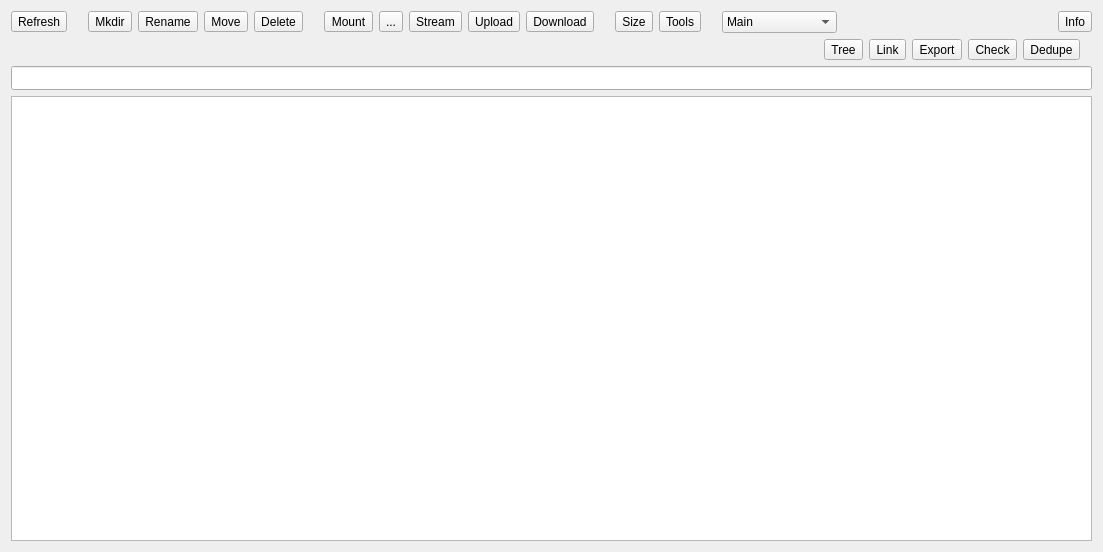
<?xml version="1.0" encoding="UTF-8"?>
<ui version="4.0">
 <class>RemoteWidget</class>
 <widget class="QWidget" name="RemoteWidget">
  <property name="geometry">
   <rect>
    <x>0</x>
    <y>0</y>
    <width>1103</width>
    <height>552</height>
   </rect>
  </property>
  <property name="windowTitle">
   <string>Form</string>
  </property>
  <layout class="QHBoxLayout" name="horizontalLayout">
   <item>
    <widget class="QSplitter" name="splitter">
     <property name="orientation">
      <enum>Qt::Horizontal</enum>
     </property>
     <property name="childrenCollapsible">
      <bool>false</bool>
     </property>
     <widget class="QWidget" name="layout" native="true">
      <layout class="QVBoxLayout" name="verticalLayout">
       <property name="leftMargin">
        <number>0</number>
       </property>
       <property name="topMargin">
        <number>0</number>
       </property>
       <property name="rightMargin">
        <number>0</number>
       </property>
       <property name="bottomMargin">
        <number>0</number>
       </property>
       <item alignment="Qt::AlignVCenter">
        <widget class="QWidget" name="buttons" native="true">
         <layout class="QHBoxLayout" name="horizontalLayout_2">
          <property name="leftMargin">
           <number>0</number>
          </property>
          <property name="topMargin">
           <number>0</number>
          </property>
          <property name="rightMargin">
           <number>0</number>
          </property>
          <property name="bottomMargin">
           <number>0</number>
          </property>
          <item>
           <widget class="QToolButton" name="buttonRefresh">
            <property name="text">
             <string>Refresh</string>
            </property>
            <property name="toolButtonStyle">
             <enum>Qt::ToolButtonTextUnderIcon</enum>
            </property>
           </widget>
          </item>
          <item>
           <spacer name="horizontalSpacer_3">
            <property name="orientation">
             <enum>Qt::Horizontal</enum>
            </property>
            <property name="sizeType">
             <enum>QSizePolicy::Fixed</enum>
            </property>
            <property name="sizeHint" stdset="0">
             <size>
              <width>15</width>
              <height>20</height>
             </size>
            </property>
           </spacer>
          </item>
          <item>
           <widget class="QToolButton" name="buttonMkdir">
            <property name="text">
             <string>Mkdir</string>
            </property>
            <property name="toolButtonStyle">
             <enum>Qt::ToolButtonTextUnderIcon</enum>
            </property>
           </widget>
          </item>
          <item>
           <widget class="QToolButton" name="buttonRename">
            <property name="text">
             <string>Rename</string>
            </property>
            <property name="toolButtonStyle">
             <enum>Qt::ToolButtonTextUnderIcon</enum>
            </property>
           </widget>
          </item>
          <item>
           <widget class="QToolButton" name="buttonMove">
            <property name="text">
             <string>Move</string>
            </property>
            <property name="toolButtonStyle">
             <enum>Qt::ToolButtonTextUnderIcon</enum>
            </property>
           </widget>
          </item>
          <item>
           <widget class="QToolButton" name="buttonPurge">
            <property name="text">
             <string>Delete</string>
            </property>
            <property name="toolButtonStyle">
             <enum>Qt::ToolButtonTextUnderIcon</enum>
            </property>
           </widget>
          </item>
          <item>
           <spacer name="horizontalSpacer_4">
            <property name="orientation">
             <enum>Qt::Horizontal</enum>
            </property>
            <property name="sizeType">
             <enum>QSizePolicy::Fixed</enum>
            </property>
            <property name="sizeHint" stdset="0">
             <size>
              <width>15</width>
              <height>20</height>
             </size>
            </property>
           </spacer>
          </item>
          <item>
           <widget class="QToolButton" name="buttonMount">
            <property name="text">
             <string>Mount</string>
            </property>
            <property name="toolButtonStyle">
             <enum>Qt::ToolButtonTextUnderIcon</enum>
            </property>
           </widget>
          </item>
          <item>
           <widget class="QToolButton" name="buttonNewMount">
            <property name="text">
             <string>...</string>
            </property>
           </widget>
          </item>
          <item>
           <widget class="QToolButton" name="buttonStream">
            <property name="text">
             <string>Stream</string>
            </property>
            <property name="toolButtonStyle">
             <enum>Qt::ToolButtonTextUnderIcon</enum>
            </property>
           </widget>
          </item>
          <item>
           <widget class="QToolButton" name="buttonUpload">
            <property name="text">
             <string>Upload</string>
            </property>
            <property name="toolButtonStyle">
             <enum>Qt::ToolButtonTextUnderIcon</enum>
            </property>
           </widget>
          </item>
          <item alignment="Qt::AlignVCenter">
           <widget class="QToolButton" name="buttonDownload">
            <property name="text">
             <string>Download</string>
            </property>
            <property name="toolButtonStyle">
             <enum>Qt::ToolButtonTextUnderIcon</enum>
            </property>
           </widget>
          </item>
          <item>
           <spacer name="horizontalSpacer_5">
            <property name="orientation">
             <enum>Qt::Horizontal</enum>
            </property>
            <property name="sizeType">
             <enum>QSizePolicy::Fixed</enum>
            </property>
            <property name="sizeHint" stdset="0">
             <size>
              <width>15</width>
              <height>20</height>
             </size>
            </property>
           </spacer>
          </item>
          <item>
           <widget class="QToolButton" name="buttonSize">
            <property name="text">
             <string>Size</string>
            </property>
            <property name="toolButtonStyle">
             <enum>Qt::ToolButtonTextUnderIcon</enum>
            </property>
           </widget>
          </item>
          <item>
           <widget class="QToolButton" name="buttonTools">
            <property name="text">
             <string>Tools</string>
            </property>
            <property name="toolButtonStyle">
             <enum>Qt::ToolButtonTextUnderIcon</enum>
            </property>
            <property name="arrowType">
             <enum>Qt::NoArrow</enum>
            </property>
           </widget>
          </item>
          <item>
           <spacer name="horizontalSpacer">
            <property name="orientation">
             <enum>Qt::Horizontal</enum>
            </property>
            <property name="sizeType">
             <enum>QSizePolicy::Fixed</enum>
            </property>
            <property name="sizeHint" stdset="0">
             <size>
              <width>15</width>
              <height>5</height>
             </size>
            </property>
           </spacer>
          </item>
          <item>
           <widget class="QComboBox" name="cb_GoogleDriveMode">
            <property name="minimumSize">
             <size>
              <width>100</width>
              <height>0</height>
             </size>
            </property>
            <property name="currentIndex">
             <number>0</number>
            </property>
            <item>
             <property name="text">
              <string>Main</string>
             </property>
            </item>
            <item>
             <property name="text">
              <string>Shared with me</string>
             </property>
            </item>
            <item>
             <property name="text">
              <string>Trash</string>
             </property>
            </item>
           </widget>
          </item>
          <item>
           <spacer name="horizontalSpacer_2">
            <property name="orientation">
             <enum>Qt::Horizontal</enum>
            </property>
            <property name="sizeType">
             <enum>QSizePolicy::Fixed</enum>
            </property>
            <property name="sizeHint" stdset="0">
             <size>
              <width>5</width>
              <height>5</height>
             </size>
            </property>
           </spacer>
          </item>
          <item>
           <spacer name="spacer">
            <property name="orientation">
             <enum>Qt::Horizontal</enum>
            </property>
            <property name="sizeType">
             <enum>QSizePolicy::Expanding</enum>
            </property>
            <property name="sizeHint" stdset="0">
             <size>
              <width>20</width>
              <height>20</height>
             </size>
            </property>
           </spacer>
          </item>
          <item>
           <widget class="QToolButton" name="buttonInfo">
            <property name="text">
             <string>Info</string>
            </property>
            <property name="toolButtonStyle">
             <enum>Qt::ToolButtonTextUnderIcon</enum>
            </property>
           </widget>
          </item>
         </layout>
        </widget>
       </item>
       <item>
        <widget class="QFrame" name="frameTools">
         <property name="frameShape">
          <enum>QFrame::NoFrame</enum>
         </property>
         <property name="frameShadow">
          <enum>QFrame::Raised</enum>
         </property>
         <layout class="QHBoxLayout" name="horizontalLayout_3">
          <property name="topMargin">
           <number>0</number>
          </property>
          <property name="rightMargin">
           <number>12</number>
          </property>
          <property name="bottomMargin">
           <number>0</number>
          </property>
          <item>
           <spacer name="horizontalSpacer_6">
            <property name="orientation">
             <enum>Qt::Horizontal</enum>
            </property>
            <property name="sizeHint" stdset="0">
             <size>
              <width>40</width>
              <height>20</height>
             </size>
            </property>
           </spacer>
          </item>
          <item>
           <widget class="QToolButton" name="buttonTree">
            <property name="text">
             <string>Tree</string>
            </property>
            <property name="toolButtonStyle">
             <enum>Qt::ToolButtonTextUnderIcon</enum>
            </property>
           </widget>
          </item>
          <item>
           <widget class="QToolButton" name="buttonLink">
            <property name="text">
             <string>Link</string>
            </property>
            <property name="toolButtonStyle">
             <enum>Qt::ToolButtonTextUnderIcon</enum>
            </property>
           </widget>
          </item>
          <item>
           <widget class="QToolButton" name="buttonExport">
            <property name="text">
             <string>Export</string>
            </property>
            <property name="toolButtonStyle">
             <enum>Qt::ToolButtonTextUnderIcon</enum>
            </property>
           </widget>
          </item>
          <item>
           <widget class="QToolButton" name="buttonCheck">
            <property name="text">
             <string>Check</string>
            </property>
            <property name="toolButtonStyle">
             <enum>Qt::ToolButtonTextUnderIcon</enum>
            </property>
           </widget>
          </item>
          <item>
           <widget class="QToolButton" name="buttonDedupe">
            <property name="text">
             <string>Dedupe</string>
            </property>
            <property name="toolButtonStyle">
             <enum>Qt::ToolButtonTextUnderIcon</enum>
            </property>
           </widget>
          </item>
         </layout>
        </widget>
       </item>
       <item>
        <widget class="QLineEdit" name="path">
         <property name="sizePolicy">
          <sizepolicy hsizetype="Expanding" vsizetype="Preferred">
           <horstretch>0</horstretch>
           <verstretch>0</verstretch>
          </sizepolicy>
         </property>
         <property name="minimumSize">
          <size>
           <width>0</width>
           <height>24</height>
          </size>
         </property>
         <property name="readOnly">
          <bool>true</bool>
         </property>
        </widget>
       </item>
       <item>
        <widget class="QTreeView" name="tree">
         <property name="sizePolicy">
          <sizepolicy hsizetype="Expanding" vsizetype="Expanding">
           <horstretch>0</horstretch>
           <verstretch>3</verstretch>
          </sizepolicy>
         </property>
         <property name="contextMenuPolicy">
          <enum>Qt::CustomContextMenu</enum>
         </property>
         <property name="acceptDrops">
          <bool>true</bool>
         </property>
         <property name="editTriggers">
          <set>QAbstractItemView::NoEditTriggers</set>
         </property>
         <property name="dragDropOverwriteMode">
          <bool>true</bool>
         </property>
         <property name="defaultDropAction">
          <enum>Qt::CopyAction</enum>
         </property>
         <property name="selectionMode">
          <enum>QAbstractItemView::SingleSelection</enum>
         </property>
         <property name="selectionBehavior">
          <enum>QAbstractItemView::SelectRows</enum>
         </property>
         <property name="uniformRowHeights">
          <bool>true</bool>
         </property>
         <property name="sortingEnabled">
          <bool>true</bool>
         </property>
         <attribute name="headerStretchLastSection">
          <bool>false</bool>
         </attribute>
        </widget>
       </item>
      </layout>
     </widget>
    </widget>
   </item>
  </layout>
  <action name="refresh">
   <property name="text">
    <string>&amp;Refresh</string>
   </property>
   <property name="toolTip">
    <string>Refresh (F5)</string>
   </property>
   <property name="shortcut">
    <string>F5</string>
   </property>
  </action>
  <action name="mount">
   <property name="text">
    <string>&amp;Mount</string>
   </property>
   <property name="toolTip">
    <string>Mount

rclone mount</string>
   </property>
  </action>
  <action name="stream">
   <property name="text">
    <string>&amp;Stream</string>
   </property>
   <property name="toolTip">
    <string>Stream file

rclone cat | player -</string>
   </property>
  </action>
  <action name="mkdir">
   <property name="text">
    <string>&amp;Mkdir</string>
   </property>
   <property name="toolTip">
    <string>New Folder (F7)

rclone mkdir</string>
   </property>
   <property name="shortcut">
    <string>F7</string>
   </property>
  </action>
  <action name="rename">
   <property name="text">
    <string>R&amp;ename</string>
   </property>
   <property name="toolTip">
    <string>Rename (F2)

rclone moveto</string>
   </property>
   <property name="shortcut">
    <string>F2</string>
   </property>
  </action>
  <action name="purge">
   <property name="text">
    <string>De&amp;lete</string>
   </property>
   <property name="toolTip">
    <string>Delete (Del)

rclone purge|delete</string>
   </property>
   <property name="shortcut">
    <string>Del</string>
   </property>
  </action>
  <action name="upload">
   <property name="text">
    <string> &amp;Upload </string>
   </property>
  </action>
  <action name="download">
   <property name="text">
    <string>&amp;Download</string>
   </property>
  </action>
  <action name="getSize">
   <property name="text">
    <string>&amp;Size</string>
   </property>
   <property name="toolTip">
    <string>Get folder size

rclone size</string>
   </property>
  </action>
  <action name="getTree">
   <property name="text">
    <string>DirTree</string>
   </property>
   <property name="toolTip">
    <string>Show folders tree

rclone tree</string>
   </property>
  </action>
  <action name="export_">
   <property name="text">
    <string>E&amp;xport</string>
   </property>
   <property name="toolTip">
    <string>Export files list</string>
   </property>
  </action>
  <action name="move">
   <property name="text">
    <string>M&amp;ove</string>
   </property>
   <property name="toolTip">
    <string>Move

rclone move</string>
   </property>
  </action>
  <action name="shared">
   <property name="text">
    <string>Shared</string>
   </property>
  </action>
  <action name="link">
   <property name="text">
    <string>Link</string>
   </property>
   <property name="toolTip">
    <string>Fetch public link

rclone link</string>
   </property>
  </action>
  <action name="getInfo">
   <property name="text">
    <string>Info</string>
   </property>
   <property name="toolTip">
    <string>Get remote info

rclone about</string>
   </property>
  </action>
  <action name="actionCheck">
   <property name="text">
    <string>Check</string>
   </property>
   <property name="toolTip">
    <string>&lt;html&gt;&lt;head/&gt;&lt;body&gt;&lt;p&gt;Check remote's integrity&lt;/p&gt;&lt;p&gt;rclone check/cryptcheck&lt;/p&gt;&lt;/body&gt;&lt;/html&gt;</string>
   </property>
  </action>
  <action name="actionTools">
   <property name="text">
    <string>Tools</string>
   </property>
   <property name="toolTip">
    <string>&lt;html&gt;&lt;head/&gt;&lt;body&gt;&lt;p&gt;Show additional remote's tools&lt;/p&gt;&lt;/body&gt;&lt;/html&gt;</string>
   </property>
  </action>
  <action name="actionDedupe">
   <property name="text">
    <string>Dedupe</string>
   </property>
   <property name="toolTip">
    <string>&lt;html&gt;&lt;head/&gt;&lt;body&gt;&lt;p&gt;Remove duplicated files&lt;/p&gt;&lt;p&gt;rclone &lt;span style=&quot; font-family:'.SF NS Mono';&quot;&gt;dedupe&lt;/span&gt;&lt;/p&gt;&lt;/body&gt;&lt;/html&gt;</string>
   </property>
  </action>
  <action name="actionNewMount">
   <property name="text">
    <string>New Mount</string>
   </property>
  </action>
 </widget>
 <tabstops>
  <tabstop>buttonRefresh</tabstop>
  <tabstop>buttonMkdir</tabstop>
  <tabstop>buttonRename</tabstop>
  <tabstop>buttonPurge</tabstop>
  <tabstop>buttonMount</tabstop>
  <tabstop>buttonStream</tabstop>
  <tabstop>buttonUpload</tabstop>
  <tabstop>buttonDownload</tabstop>
  <tabstop>path</tabstop>
  <tabstop>tree</tabstop>
 </tabstops>
 <resources/>
 <connections>
  <connection>
   <sender>cb_GoogleDriveMode</sender>
   <signal>currentIndexChanged(int)</signal>
   <receiver>shared</receiver>
   <slot>trigger()</slot>
   <hints>
    <hint type="sourcelabel">
     <x>881</x>
     <y>27</y>
    </hint>
    <hint type="destinationlabel">
     <x>-1</x>
     <y>-1</y>
    </hint>
   </hints>
  </connection>
 </connections>
</ui>
